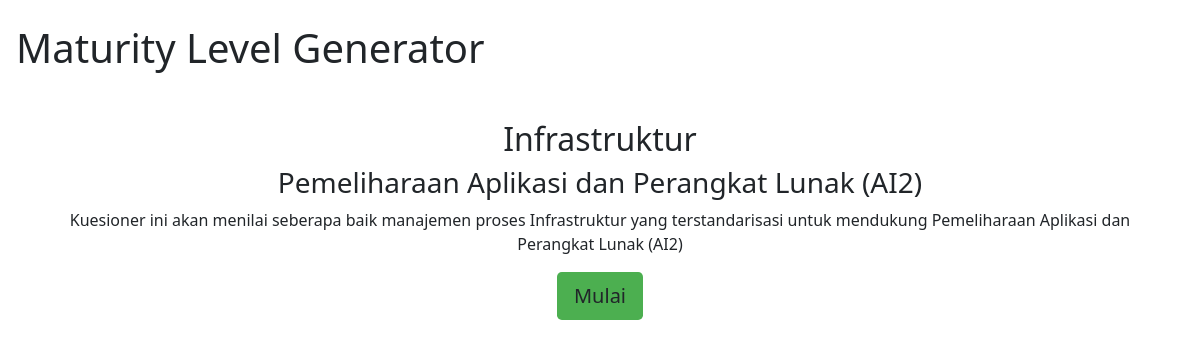
Screenshot of /kuisioner/5 with the database file from the repository.
### tables this page shows
CREATE TABLE `kategori` (
  `id` int(11) NOT NULL,
  `nama` varchar(255) NOT NULL,
  `slug` varchar(255) NOT NULL
);

CREATE TABLE `sub_kategori` (
  `id` int(11) NOT NULL,
  `id_kategori` int(11) NOT NULL,
  `nama` varchar(255) NOT NULL
);

### application/controllers/Frontend.php (called while the page is built, shortened)
<?php
class Frontend extends CI_Controller {
    function __construct() {
		$this->load->model('Dashboard_model');
	}
   public function kuisioner($id)
   {
	   $data['kuisioner'] = $this->db->get_where('sub_kategori',['id'=>$id])->row();
	   $data['kategori'] = $this->db->get_where('kategori',['id'=>$data['kuisioner']->id_kategori])->row();
	   $this->load->view('frontend/mulai_kuisioner',$data);
   }
}

### index.php (called while the page is built, shortened)
<?php
require_once BASEPATH.'core/CodeIgniter.php';

### application/views/frontend/mulai_kuisioner.php (the view, shortened to what this page needs)
<!DOCTYPE html>
<html lang="en">
<head>
	<link href="https://cdn.jsdelivr.net/npm/bootstrap@5.0.0-beta3/dist/css/bootstrap.min.css" rel="stylesheet" />
</head>
<body>
	<h1 class="mt-4 ms-3 mb-5">Maturity Level Generator</h1>
	<div class="container text-center m-auto">
		<h2><?= $kategori->nama;?></h2>
		<h3><?= $kuisioner->nama;?></h3>
		<p>
			Kuesioner ini akan menilai seberapa baik manajemen proses <?= $kategori->nama;?> yang terstandarisasi untuk mendukung
			<?= $kuisioner->nama;?>
		</p>
		<a class="btn btn-lg" style="background-color: #4CAF50;" href="<?= base_url('Frontend/pertanyaan/'.$kuisioner->id);?>" role="button">Mulai</a>
	</div>
</body>
</html>

### rows the page displays
kategori: nama "Infrastruktur"
sub_kategori: nama "Pemeliharaan Aplikasi dan Perangkat Lunak (AI2)"
